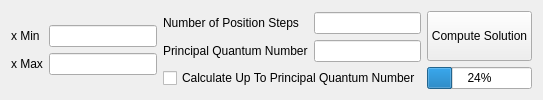
             <widget class="QWidget" name="solutionparameters">
              <attribute name="title">
               <string>Solution Parameters</string>
              </attribute>
              <layout class="QVBoxLayout" name="verticalLayout_15">
               <item>
                <layout class="QHBoxLayout" name="horizontalLayout_5" stretch="0,1,1">
                 <item>
                  <layout class="QFormLayout" name="formLayout_16">
                   <property name="formAlignment">
                    <set>Qt::AlignmentFlag::AlignLeading|Qt::AlignmentFlag::AlignLeft|Qt::AlignmentFlag::AlignVCenter</set>
                   </property>
                   <item row="0" column="0">
                    <widget class="QLabel" name="label_27">
                     <property name="text">
                      <string>x Min</string>
                     </property>
                    </widget>
                   </item>
                   <item row="1" column="0">
                    <widget class="QLabel" name="label_28">
                     <property name="text">
                      <string>x Max</string>
                     </property>
                    </widget>
                   </item>
                   <item row="0" column="1">
                    <widget class="QLineEdit" name="xMinSol"/>
                   </item>
                   <item row="1" column="1">
                    <widget class="QLineEdit" name="xMaxSol"/>
                   </item>
                  </layout>
                 </item>
                 <item>
                  <layout class="QFormLayout" name="formLayout_7">
                   <property name="formAlignment">
                    <set>Qt::AlignmentFlag::AlignLeading|Qt::AlignmentFlag::AlignLeft|Qt::AlignmentFlag::AlignVCenter</set>
                   </property>
                   <item row="0" column="0">
                    <widget class="QLabel" name="label_7">
                     <property name="text">
                      <string>Number of Position Steps</string>
                     </property>
                    </widget>
                   </item>
                   <item row="0" column="1">
                    <widget class="QLineEdit" name="posStep"/>
                   </item>
                   <item row="1" column="0">
                    <widget class="QLabel" name="label_13">
                     <property name="text">
                      <string>Principal Quantum Number</string>
                     </property>
                    </widget>
                   </item>
                   <item row="1" column="1">
                    <widget class="QLineEdit" name="prQuNum"/>
                   </item>
                   <item row="2" column="0" colspan="2">
                    <widget class="QCheckBox" name="checkBox_8">
                     <property name="text">
                      <string>Calculate Up To Principal Quantum Number</string>
                     </property>
                    </widget>
                   </item>
                  </layout>
                 </item>
                 <item>
                  <layout class="QVBoxLayout" name="verticalLayout_14">
                   <item>
                    <widget class="QPushButton" name="computeSol">
                     <property name="sizePolicy">
                      <sizepolicy hsizetype="Minimum" vsizetype="Expanding">
                       <horstretch>0</horstretch>
                       <verstretch>0</verstretch>
                      </sizepolicy>
                     </property>
                     <property name="text">
                      <string>Compute Solution</string>
                     </property>
                    </widget>
                   </item>
                   <item>
                    <widget class="QProgressBar" name="progressBar">
                     <property name="sizePolicy">
                      <sizepolicy hsizetype="Expanding" vsizetype="Fixed">
                       <horstretch>0</horstretch>
                       <verstretch>0</verstretch>
                      </sizepolicy>
                     </property>
                     <property name="value">
                      <number>24</number>
                     </property>
                    </widget>
                   </item>
                  </layout>
                 </item>
                </layout>
               </item>
              </layout>
             </widget>
